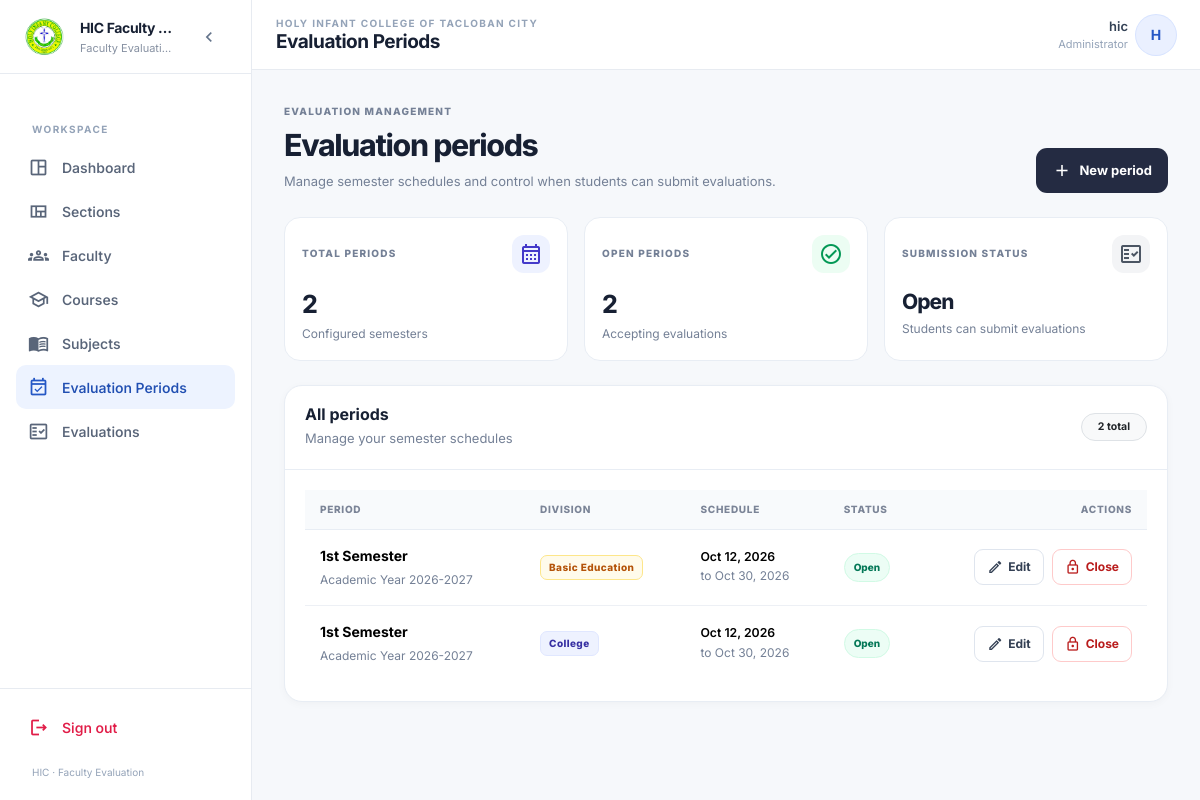
Page /evaluation-periods/ (signed in) on the committed database.
### evaluation/models.py (models this page shows, shortened)
class EvaluationPeriod(models.Model):
    class Semester(models.TextChoices):
        FIRST = "1st", "1st Semester"
        SECOND = "2nd", "2nd Semester"
    education_level = models.CharField(
        max_length=20,
        choices=EducationLevel.choices,
        default=EducationLevel.COLLEGE,
        db_index=True,
    )
    academic_year = models.CharField(
        max_length=20,
        help_text="Example: 2026-2027",
    )
    semester = models.CharField(
        max_length=20,
        choices=Semester.choices,
    )
    start_date = models.DateField()
    end_date = models.DateField()
    is_open = models.BooleanField(
        default=False,
        help_text="Only one evaluation period can be open per division.",
    )
    created_at = models.DateTimeField(auto_now_add=True)
    updated_at = models.DateTimeField(auto_now=True)
    class Meta:
        constraints = [
            models.UniqueConstraint(
                fields=["education_level", "academic_year", "semester"],
                name="unique_period_per_division",
            ),
            models.UniqueConstraint(
                fields=["education_level"],
                condition=Q(is_open=True),
                name="one_open_period_per_division",
            ),
        ]

### evaluation/views.py (the view)
@login_required(login_url="admin_login")
def evaluation_periods_list(request):
    periods = EvaluationPeriod.objects.order_by(
        "education_level", "-start_date", "-id"
    )
    open_periods = periods.filter(is_open=True)
    context = {
        "periods": periods,
        "open_periods": open_periods,
        "open_count": open_periods.count(),
        "active_period": open_periods.first(),
        "form": EvaluationPeriodForm(),
    }
    return render(
        request,
        "admins/evaluation_periods.html",
        context,
    )

### templates/admins/evaluation_periods.html (shortened to what this page needs)
{% extends 'admins/base.html' %}
{% block page_title %}Evaluation Periods{% endblock %}
{% block content %}
<div class="ep-page container-fluid px-0 px-sm-1 py-2">
    <div class="d-flex flex-column flex-sm-row align-items-sm-end justify-content-between gap-3 mb-4">
        <div>
            <div class="ep-eyebrow mb-2">Evaluation management</div>
            <h1 class="ep-heading mb-2">Evaluation periods</h1>
            <p class="ep-subtitle mb-0">
                Manage semester schedules and control when students can submit evaluations.
            </p>
        </div>
        <a href="{% url 'evaluation_period_add' %}" class="ep-primary-btn text-decoration-none">
            <span class="material-icons-outlined" style="font-size:19px">add</span>
            New period
        </a>
    </div>
    <div class="row g-3 mb-4">
        <div class="col-6 col-xl-4">
            <div class="ep-stat">
                <div class="d-flex align-items-center justify-content-between gap-2 mb-3">
                    <span class="ep-eyebrow">Total periods</span>
                    <span class="ep-stat-icon" style="background:#eef2ff;color:#4338ca">
                        <span class="material-icons-outlined">calendar_month</span>
                    </span>
                </div>
                <div class="ep-stat-value">{{ periods|length }}</div>
                <div class="ep-stat-label">Configured semesters</div>
            </div>
        </div>
        <div class="col-6 col-xl-4">
            <div class="ep-stat">
                <div class="d-flex align-items-center justify-content-between gap-2 mb-3">
                    <span class="ep-eyebrow">Open periods</span>
                    <span class="ep-stat-icon" style="background:#ecfdf3;color:#039855">
                        <span class="material-icons-outlined">check_circle</span>
                    </span>
                </div>
                <div class="ep-stat-value">{{ open_count }}</div>
                <div class="ep-stat-label">Accepting evaluations</div>
            </div>
        </div>
        <div class="col-12 col-xl-4">
            <div class="ep-stat">
                <div class="d-flex align-items-center justify-content-between gap-2 mb-3">
                    <span class="ep-eyebrow">Submission status</span>
                    <span class="ep-stat-icon" style="background:#f3f4f6;color:#4b5563">
                        <span class="material-icons-outlined">fact_check</span>
                    </span>
                </div>
                <div class="ep-stat-value" style="font-size:21px">
                    {% if open_count %}Open{% else %}Closed{% endif %}
                </div>
                <div class="ep-stat-label">
                    {% if open_count %}
                    Students can submit evaluations
                    {% else %}
                    No active evaluation period
                    {% endif %}
                </div>
            </div>
        </div>
    </div>
    <section class="ep-panel">
        <div class="ep-panel-header">
            <div class="d-flex align-items-center justify-content-between gap-3">
                <div>
                    <h2 class="h6 fw-bold mb-1">All periods</h2>
                    <p class="ep-subtitle mb-0">
                        Manage your semester schedules
                    </p>
                </div>
                <span class="badge rounded-pill border text-dark bg-light px-3 py-2">
                    {{ periods|length }} total
                </span>
            </div>
        </div>
        <div class="ep-panel-body">
            {% if periods %}
            <div class="d-none d-lg-block table-responsive">
                <table class="table ep-table align-middle">
                    <thead>
                        <tr>
                            <th>Period</th>
                            <th>Division</th>
                            <th>Schedule</th>
                            <th>Status</th>
                            <th class="text-end">Actions</th>
                        </tr>
                    </thead>
                    <tbody>
                        {% for period in periods %}
                        <tr>
                            <td>
                                <div class="fw-bold">{{ period.get_semester_display }}</div>
                                <div class="ep-period-meta mt-1">
                                    Academic Year {{ period.academic_year }}
                                </div>
                            </td>
                            <td>
                                <span class="ep-division {% if period.education_level == 'BASIC' %}ep-division-basic{% else %}ep-division-college{% endif %}">
                                    {{ period.get_education_level_display }}
                                </span>
                            </td>
                            <td>
                                <div class="small fw-semibold">
                                    {{ period.start_date|date:"M d, Y" }}
                                </div>
                                <div class="ep-period-meta">
                                    to {{ period.end_date|date:"M d, Y" }}
                                </div>
                            </td>
                            <td>
                                {% if period.is_open %}
                                <span class="ep-status ep-status-open">Open</span>
                                {% else %}
                                <span class="ep-status ep-status-closed">Closed</span>
                                {% endif %}
                            </td>
                            <td>
                                <div class="d-flex align-items-center justify-content-end gap-2">
                                    <a href="{% url 'evaluation_period_edit' period.pk %}" class="ep-secondary-btn">
                                        <span class="material-icons-outlined" style="font-size:16px">edit</span>
                                        Edit
                                    </a>
                                    {% if period.is_open %}
                                    <form method="post" action="{% url 'evaluation_period_close' period.pk %}"
                                        onsubmit="return confirm('Close this {{ period.get_education_level_display }} period? Students in this division will no longer be able to submit evaluations.');">
                                        <button type="submit" class="ep-danger-btn">
                                            <span class="material-icons-outlined" style="font-size:16px">lock</span>
                                            Close
                                        </button>
                                    </form>
                                    {% endif %}
                                </div>
                            </td>
                        </tr>
                        {% endfor %}
                    </tbody>
                </table>
            </div>
            {% endif %}
        </div>
    </section>
</div>
{% endblock %}

### templates/admins/base.html (shortened to what this page needs)
{% load static %}
{% load humanize %}
<!DOCTYPE html>
<html lang="en">
<head>
    <script src="https://cdn.tailwindcss.com"></script>
    <link href="https://cdn.jsdelivr.net/npm/bootstrap@5.3.2/dist/css/bootstrap.min.css" rel="stylesheet">
    <link rel="stylesheet" href="https://cdn.jsdelivr.net/npm/toastify-js/src/toastify.min.css">
</head>
<body>
{% with current=request.resolver_match.url_name %}
<div class="app-shell flex">
    <aside id="sidebar" class="app-sidebar flex min-h-screen flex-col">
        <div class="flex h-[74px] items-center gap-3 border-b border-[#e7ebf1] px-4">
            <a href="{% url 'dashboard_home' %}" class="flex min-w-0 flex-1 items-center gap-3">
                <img src="{% static 'HIC_LOGO_TRANSPARENT.png' %}"
                     alt="Holy Infant College logo"
                     class="h-10 w-10 shrink-0 object-contain">
                <div class="brand-copy min-w-0">
                    <p class="truncate text-[14px] font-bold tracking-tight text-[#172033]">
                        HIC Faculty Eval
                    </p>
                    <p class="mt-0.5 truncate text-[11px] text-[#8791a2]">
                        Faculty Evaluation System
                    </p>
                </div>
            </a>
            <button type="button"
                    id="sidebarToggle"
                    class="hidden rounded-lg p-2 text-slate-500 transition hover:bg-slate-100 hover:text-slate-800 md:inline-flex"
                    aria-label="Collapse sidebar"
                    title="Collapse sidebar">
                <span id="sidebarToggleIcon" class="material-icons-outlined text-[20px]">chevron_left</span>
            </button>
        </div>
        <nav class="flex-1 overflow-y-auto px-3 py-5">
            <p class="nav-section-label mb-2 px-3 text-[10px] font-bold uppercase tracking-[.14em] text-slate-400">
                Workspace
            </p>
            <a href="{% url 'dashboard_home' %}"
               class="sidebar-link group relative {% if current == 'dashboard_home' %}is-active{% endif %}"
               {% if current == 'dashboard_home' %}aria-current="page"{% endif %}>
                <span class="material-icons-outlined">space_dashboard</span>
                <span class="sidebar-copy">Dashboard</span>
            </a>
            <a href="{% url 'sections_list' %}"
               class="sidebar-link group relative {% if current == 'sections_list' %}is-active{% endif %}"
               {% if current == 'sections_list' %}aria-current="page"{% endif %}>
                <span class="material-icons-outlined">view_quilt</span>
                <span class="sidebar-copy">Sections</span>
            </a>
            <a href="{% url 'teachers_list' %}"
               class="sidebar-link group relative {% if current == 'teachers_list' %}is-active{% endif %}"
               {% if current == 'teachers_list' %}aria-current="page"{% endif %}>
                <span class="material-icons-outlined">groups</span>
                <span class="sidebar-copy">Faculty</span>
            </a>
            <a href="{% url 'courses_list' %}"
               class="sidebar-link group relative {% if current == 'courses_list' %}is-active{% endif %}"
               {% if current == 'courses_list' %}aria-current="page"{% endif %}>
                <span class="material-icons-outlined">school</span>
                <span class="sidebar-copy">Courses</span>
            </a>
            <a href="{% url 'subjects_list' %}"
               class="sidebar-link group relative {% if current == 'subjects_list' %}is-active{% endif %}"
               {% if current == 'subjects_list' %}aria-current="page"{% endif %}>
                <span class="material-icons-outlined">menu_book</span>
                <span class="sidebar-copy">Subjects</span>
            </a>
            <a href="{% url 'evaluation_periods_list' %}"
               class="sidebar-link group relative {% if current == 'evaluation_periods_list' %}is-active{% endif %}"
               {% if current == 'evaluation_periods_list' %}aria-current="page"{% endif %}>
                <span class="material-icons-outlined">event_available</span>
                <span class="sidebar-copy">Evaluation Periods</span>
            </a>
            <a href="{% url 'evaluations_list' %}"
               class="sidebar-link group relative {% if current == 'evaluations_list' %}is-active{% endif %}"
               {% if current == 'evaluations_list' %}aria-current="page"{% endif %}>
                <span class="material-icons-outlined">fact_check</span>
                <span class="sidebar-copy">Evaluations</span>
            </a>
        </nav>
        <div class="border-t border-[#e7ebf1] p-3">
            <button type="button"
                    data-bs-toggle="modal"
                    data-bs-target="#logoutConfirmModal"
                    class="sidebar-link group relative w-full text-rose-600 hover:bg-rose-50 hover:text-rose-700">
                <span class="material-icons-outlined">logout</span>
                <span class="sidebar-copy">Sign out</span>
            </button>
            <div class="brand-copy px-3 pb-1 pt-3 text-[10px] text-slate-400">
                HIC · Faculty Evaluation
            </div>
        </div>
    </aside>
    <div class="app-main flex min-h-screen min-w-0 flex-col">
        <header class="app-topbar sticky top-0 z-40 flex items-center justify-between gap-3 px-4 md:px-7">
            <div class="flex min-w-0 items-center gap-3">
                <div class="min-w-0">
                    <p class="truncate text-[10px] font-bold uppercase tracking-[.13em] text-slate-400">
                        Holy Infant College of Tacloban City
                    </p>
                    <h1 class="truncate text-[17px] font-bold tracking-tight text-[#172033] md:text-[19px]">
                        {% block page_title %}Dashboard Overview{% endblock %}
                    </h1>
                </div>
            </div>
            <div class="flex shrink-0 items-center gap-2">
                <span class="hidden text-right sm:block">
                    <span class="block max-w-[180px] truncate text-[13px] font-semibold text-slate-700">
                        {{ request.user.get_full_name|default:request.user.username }}
                    </span>
                    <span class="block text-[11px] text-slate-400">Administrator</span>
                </span>
                <button type="button"
                        id="profileButton"
                        class="flex h-10 w-10 items-center justify-center rounded-full bg-[#eaf0ff] text-[14px] font-bold text-[#2457c5] ring-1 ring-[#d7e3ff]"
                        aria-label="Account options"
                        aria-expanded="false">
                    {{ request.user.username|slice:":1"|upper }}
                </button>
            </div>
        </header>
        <main id="mainContent" class="min-w-0 flex-1">
            <div class="page-content">
                {% block content %}{% endblock %}
            </div>
        </main>
    </div>
</div>
{% endwith %}
</body>
</html>

### rows in the picture
EvaluationPeriod: semester "1st Semester", academic_year "2026-2027", education_level "Basic Education", start_date "Oct 12, 2026", end_date "Oct 30, 2026", is_open "Open"
EvaluationPeriod: semester "1st Semester", academic_year "2026-2027", education_level "College", start_date "Oct 12, 2026", end_date "Oct 30, 2026", is_open "Open"

### other values in the picture
{{ request.user.get_full_name|default:request.user.username }} "hic"
{{ request.user.username|slice:":1"|upper }} "H"
{{ periods|length }} "2"
{{ open_count }} "2"
